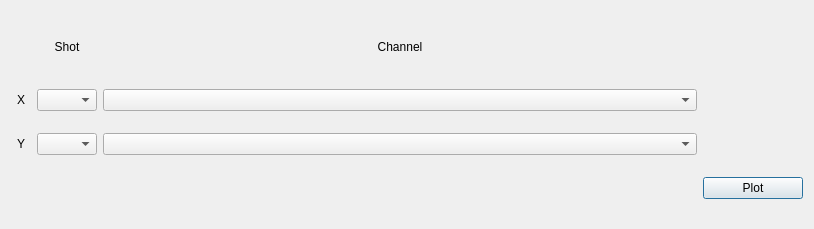
<?xml version="1.0" encoding="UTF-8"?>
<ui version="4.0">
 <class>dlgXyView</class>
 <widget class="QDialog" name="dlgXyView">
  <property name="geometry">
   <rect>
    <x>0</x>
    <y>0</y>
    <width>814</width>
    <height>229</height>
   </rect>
  </property>
  <property name="windowTitle">
   <string>Dialog</string>
  </property>
  <layout class="QGridLayout" name="gridLayout">
   <item row="0" column="1">
    <widget class="QLabel" name="label_6">
     <property name="maximumSize">
      <size>
       <width>16777215</width>
       <height>40</height>
      </size>
     </property>
     <property name="text">
      <string>Shot</string>
     </property>
     <property name="alignment">
      <set>Qt::AlignCenter</set>
     </property>
    </widget>
   </item>
   <item row="0" column="2">
    <widget class="QLabel" name="label_7">
     <property name="maximumSize">
      <size>
       <width>16777215</width>
       <height>40</height>
      </size>
     </property>
     <property name="text">
      <string>Channel</string>
     </property>
     <property name="alignment">
      <set>Qt::AlignCenter</set>
     </property>
    </widget>
   </item>
   <item row="1" column="0">
    <widget class="QLabel" name="label_8">
     <property name="maximumSize">
      <size>
       <width>20</width>
       <height>40</height>
      </size>
     </property>
     <property name="text">
      <string>X</string>
     </property>
     <property name="alignment">
      <set>Qt::AlignCenter</set>
     </property>
    </widget>
   </item>
   <item row="1" column="1">
    <widget class="QComboBox" name="cbxShotNumX">
     <property name="maximumSize">
      <size>
       <width>60</width>
       <height>16777215</height>
      </size>
     </property>
    </widget>
   </item>
   <item row="1" column="2">
    <widget class="QComboBox" name="cbxChannelX"/>
   </item>
   <item row="2" column="0">
    <widget class="QLabel" name="label_9">
     <property name="maximumSize">
      <size>
       <width>20</width>
       <height>40</height>
      </size>
     </property>
     <property name="text">
      <string>Y</string>
     </property>
     <property name="alignment">
      <set>Qt::AlignCenter</set>
     </property>
    </widget>
   </item>
   <item row="2" column="1">
    <widget class="QComboBox" name="cbxShotNumY">
     <property name="maximumSize">
      <size>
       <width>60</width>
       <height>16777215</height>
      </size>
     </property>
    </widget>
   </item>
   <item row="2" column="2">
    <widget class="QComboBox" name="cbxChannelY"/>
   </item>
   <item row="3" column="3">
    <widget class="QPushButton" name="btnPlot">
     <property name="maximumSize">
      <size>
       <width>100</width>
       <height>16777215</height>
      </size>
     </property>
     <property name="cursor">
      <cursorShape>PointingHandCursor</cursorShape>
     </property>
     <property name="text">
      <string>Plot</string>
     </property>
    </widget>
   </item>
  </layout>
 </widget>
 <resources/>
 <connections/>
</ui>
